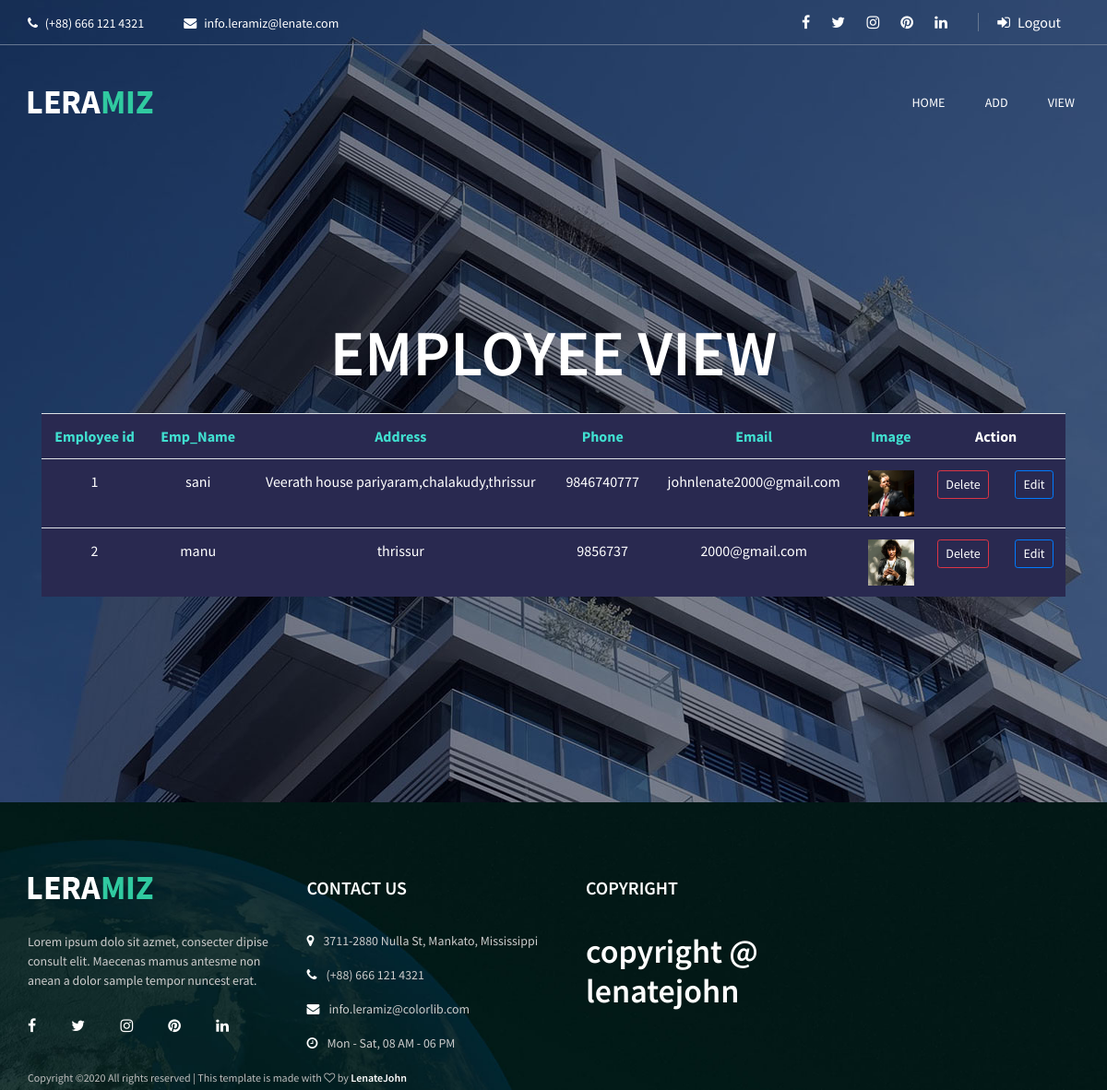
The app's page /vemployee with its own data.
### employee/models.py (models this page shows)
class Employees(models.Model):
    EmployeeName = models.CharField(max_length=100)
    Address = models.CharField(max_length=100)
    Phone=models.IntegerField(default=35354365)
    Email=models.EmailField(max_length=254)
    Image = models.ImageField(upload_to='gallery')

### employee/views.py (the view)
# urls.py: path('vemployee', v.vemp, name='viewemployeepage'),
def vemp(request):
    vemp=Employees.objects.all()
    return render(request,'emppview.html',{'data': vemp})

### employee/templates/emppview.html
{% extends 'base.html' %}
{% block content%}
<body>
    <h1 class="text-white text-center"> EMPLOYEE VIEW</h1><br>
    <div class="container">
        <table class="table table-striped ">
            <tr style="background-color: rgb(41, 41, 80);">
                <th style="color:turquoise">Employee id</th>
                <th style="color:turquoise">Emp_Name</th>
                <th style="color:turquoise"> Address</th>
                <th style="color:turquoise">Phone</th>
                <th style="color:turquoise">Email</th>
                <th style="color:turquoise">Image</th>
                <th colspan="2" class="text-center">Action</th>
            </tr>
                            {% for d in data %}
                            <tr style="background-color:rgb(41, 41, 80);">
                                <td style="color: white;">{{d.id}}</td>
                               <td style="color: white;">{{ d.EmployeeName}}</td>
                                <td style="color: white;">{{ d.Address}}</td>
                                <td style="color: white;">{{ d.Phone}}</td>
                                <td style="color: white;">{{ d.Email }}</td>
                                <td style="color: white;"> <img src="media/{{ d.Image }}" alt="noimage" width="50" height="50"></td>
                                <td style="text-align:left"><a href="{% url 'delemp' em_id=d.id %}"  onclick="return confirm(' Want To Delete ?')" class="btn btn-sm btn-outline-danger">Delete</a>  </td>
                                <td><a href="{% url 'editemp' em_id=d.id %}" class="btn btn-outline-primary  btn-sm">Edit</a></td>
                            </tr>
                            {% endfor %}
                        </table>
                    </div>
                 </body>
{% endblock content %}

### employee/templates/base.html (shortened to what this page needs)
{% load static %}
<!DOCTYPE html>
<html lang="en">
<head>
	<link rel="stylesheet" href="{% static 'website/css/bootstrap.min.css'%}"/>
	<link rel="stylesheet" href="{% static 'website/css/font-awesome.min.css'%}"/>
	<link rel="stylesheet" href="{% static 'website/css/animate.css'%}"/>
	<link rel="stylesheet" href="{% static 'website/css/owl.carousel.css'%}"/>
	<link rel="stylesheet" href="{% static 'website/css/style.css'%}"/>
</head>
<body>
	<header class="header-section">
		<div class="header-top">
			<div class="container">
				<div class="row">
					<div class="col-lg-6 header-top-left">
						<div class="top-info">
							<i class="fa fa-phone"></i>
							(+88) 666 121 4321
						</div>
						<div class="top-info">
							<i class="fa fa-envelope"></i>
							info.leramiz@lenate.com
						</div>
					</div>
					<div class="col-lg-6 text-lg-right header-top-right">
						<div class="top-social">
							<a href=""><i class="fa fa-facebook"></i></a>
							<a href=""><i class="fa fa-twitter"></i></a>
							<a href=""><i class="fa fa-instagram"></i></a>
							<a href=""><i class="fa fa-pinterest"></i></a>
							<a href=""><i class="fa fa-linkedin"></i></a>
						</div>
						<div class="user-panel">
							<a href="{% url 'logouts' %}"><i class="fa fa-sign-in"></i> Logout</a>
						</div>
					</div>
				</div>
			</div>
		</div>
		<div class="container">
			<div class="row">
				<div class="col-12">
					<div class="site-navbar">
						<a href="#" class="site-logo"><img src="{% static 'website/img/logo.png'%}" alt=""></a>
						<ul class="main-menu">
                            <li><a href="{% url 'home' %}">HOME</a></li>
							<li><a href="{% url 'addemp' %}">ADD</a></li>
							<li><a href= "{% url 'viewemployeepage' %}">VIEw</a></li>
						</ul>
					</div>
				</div>
			</div>
		</div>
	</header>
	<section class="hero-section set-bg" data-setbg="{% static 'website/img/bg.jpg'%}">
		<div class="container hero-text text-white">
            {% block content%}
            {% endblock content %}
		</div>
	</section>
	<footer class="footer-section set-bg" data-setbg="{% static 'website/img/footer-bg.jpg'%}">
		<div class="container">
			<div class="row">
				<div class="col-lg-3 col-md-6 footer-widget">
					<img src="{% static 'website/img/logo.png'%}" alt="">
					<p>Lorem ipsum dolo sit azmet, consecter dipise consult  elit. Maecenas mamus antesme non anean a dolor sample tempor nuncest erat.</p>
					<div class="social">
						<a href="#"><i class="fa fa-facebook"></i></a>
						<a href="#"><i class="fa fa-twitter"></i></a>
						<a href="#"><i class="fa fa-instagram"></i></a>
						<a href="#"><i class="fa fa-pinterest"></i></a>
						<a href="#"><i class="fa fa-linkedin"></i></a>
					</div>
				</div>
				<div class="col-lg-3 col-md-6 footer-widget">
					<div class="contact-widget">
						<h5 class="fw-title">CONTACT US</h5>
						<p><i class="fa fa-map-marker"></i>3711-2880 Nulla St, Mankato, Mississippi </p>
						<p><i class="fa fa-phone"></i>(+88) 666 121 4321</p>
						<p><i class="fa fa-envelope"></i>info.leramiz@colorlib.com</p>
						<p><i class="fa fa-clock-o"></i>Mon - Sat, 08 AM - 06 PM</p>
					</div>
				</div>
				<div class="col-lg-3 col-md-6 footer-widget">
					<div class="double-menu-widget">
						<h5 class="fw-title">COPYRIGHT</h5>
						<H2 class="text-white">copyright @ lenatejohn</H2>
					</div>
				</div>
			</div>
				<div class="copyright">
					<p>
Copyright &copy;<script>document.write(new Date().getFullYear());</script> All rights reserved | This template is made with <i class="fa fa-heart-o" aria-hidden="true"></i> by <a href="https://colorlib.com" target="_blank">LenateJohn</a>
</p>
				</div>
			</div>
	</footer>
</body>
</html>

### static/website/css/style.css (style rules this page uses)
html, body { height: 100%; font-family: 'Source Sans Pro', sans-serif; -webkit-font-smoothing: antialiased; font-smoothing: antialiased; }
h1, h2, h3, h4, h5, h6 { margin: 0; font-weight: 600; color: #252525; }
h1 { font-size: 70px; }
h2 { font-size: 36px; }
h5 { font-size: 20px; }
p { font-size: 13.9px; color: #707070; }
img { max-width: 100%; }
ul, ol { padding: 0; margin: 0; }
.set-bg { background-repeat: no-repeat; background-size: cover; background-position: top center; }
.text-white h1, .text-white h2, .text-white h3, .text-white h4, .text-white h5, .text-white p, .text-white span, .text-white li, .text-white a { color: #fff; }
.header-section { position: absolute; width: 100%; left: 0; top: 0; z-index: 99; }
.header-top { padding: 12px 0; border-bottom: 1px solid #667792; margin-bottom: 40px; }
.top-info { font-size: 14px; color: #fff; display: inline-block; }
.top-info i { margin-right: 5px; }
.top-info:first-child { margin-right: 40px; }
.top-social { display: inline-block; }
.top-social a { color: #fff; margin: 0 10px; }
.user-panel { display: inline-block; margin-left: 20px; }
.user-panel a { color: #fff; padding: 0 20px; border-left: 1px solid #667792; }
.user-panel a i { margin-right: 5px; }
.user-panel a:last-child { margin-right: 0; }
.site-logo { display: inline-block; }
.main-menu { float: right; list-style: none; }
.main-menu li { display: inline; }
.main-menu li a { display: inline-block; color: #fff; text-transform: uppercase; margin-left: 30px; padding: 12px 5px; font-size: 14px; }
.hero-section { position: relative; height: 870px; margin-bottom: -54px; }
.hero-text { padding-top: 340px; text-align: center; }
.footer-section { padding-top: 125px; padding-bottom: 25px; }
.footer-widget p { color: #ccc; }
.footer-widget img { margin-bottom: 30px; }
.footer-widget .social { padding-top: 10px; }
.footer-widget .social a { color: #fff; font-size: 16px; margin-right: 35px; }
.footer-widget .fw-title { padding-top: 10px; text-transform: uppercase; margin-bottom: 35px; color: #fff; }
.footer-widget .contact-widget { padding-left: 10px; }
.footer-widget .contact-widget p i { color: #fff; margin-right: 10px; }
.footer-widget .double-menu-widget { padding-left: 20px; }
.copyright { float: left; padding-top: 3px; }
.copyright p { font-size: 12px; margin-bottom: 0; color: #bfbfbf; }
.copyright p a { font-weight: 600; color: #fff; }
@media (min-width: 1200px) { .container { max-width: 1170px; } }

### records on screen
Employees: id "1", EmployeeName "sani", Address "Veerath house pariyaram,chalakudy,thrissur", Phone "9846740777", Email "johnlenate2000@gmail.com", Image (picture)
Employees: id "2", EmployeeName "manu", Address "thrissur", Phone "9856737", Email "2000@gmail.com", Image (picture)
